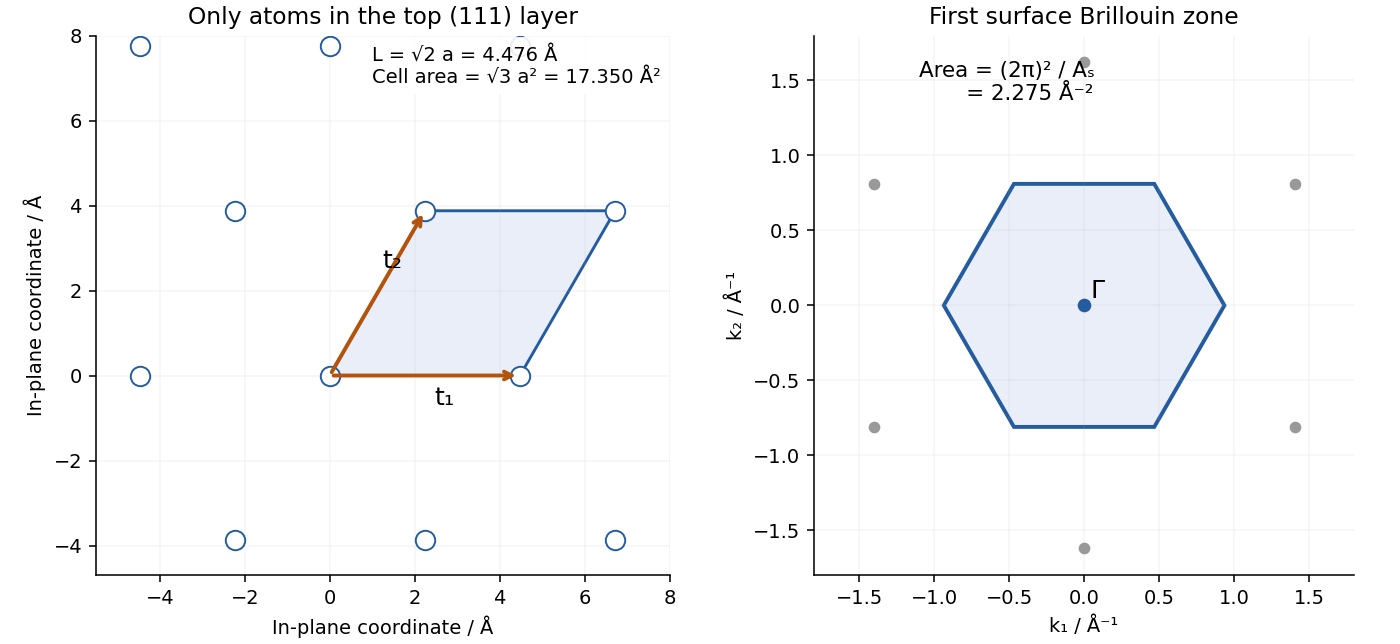

This chart was generated by the following Python code:
"""Original bcc(111) top-layer and reciprocal-space sketches; output to cwd."""
from pathlib import Path
import numpy as np
import matplotlib.pyplot as plt
from matplotlib.patches import Polygon

a = 3.165  # angstrom
L = np.sqrt(2) * a
t1 = np.array([L, 0.0]); t2 = np.array([L / 2, np.sqrt(3) * L / 2])
fig, axs = plt.subplots(1, 2, figsize=(10, 4.6), layout='constrained', facecolor='white')
for m in range(-3, 4):
    for n in range(-3, 4):
        pos = m * t1 + n * t2
        if -6 < pos[0] < 9 and -5 < pos[1] < 8:
            axs[0].plot(*pos, 'o', ms=10, mec='#245c9f', mfc='white')
axs[0].add_patch(Polygon([np.zeros(2), t1, t1 + t2, t2], fc='#e9eef9', ec='#245c9f', lw=1.5, zorder=0))
for t, label, dy in [(t1, 't₁', -0.7), (t2, 't₂', 0.4)]:
    axs[0].annotate('', t, (0, 0), arrowprops={'arrowstyle': '->', 'color': '#b45309', 'lw': 2})
    axs[0].text(*(t * 0.55 + np.array([0, dy])), label, fontsize=13)
axs[0].text(1, 6.9, f'L = √2 a = {L:.3f} Å\nCell area = √3 a² = {np.sqrt(3)*a*a:.3f} Å²', fontsize=10, bbox={'facecolor':'white','edgecolor':'none','alpha':0.9})
axs[0].set(xlim=(-5.5, 8), ylim=(-4.7, 8), xlabel='In-plane coordinate / Å', ylabel='In-plane coordinate / Å', title='Only atoms in the top (111) layer')
# Reciprocal basis with t_i dot b_j = 2 pi delta_ij.
B = 2 * np.pi * np.linalg.inv(np.column_stack([t1, t2])).T
for m in range(-2, 3):
    for n in range(-2, 3):
        pos = B @ np.array([m, n]); axs[1].plot(*pos, 'o', ms=5, color='0.6')
r = 4 * np.pi / (3 * L)
verts = r * np.column_stack([np.cos(np.arange(6)*np.pi/3), np.sin(np.arange(6)*np.pi/3)])
axs[1].add_patch(Polygon(verts, fc='#e9eef9', ec='#245c9f', lw=2))
axs[1].plot(0, 0, 'o', color='#245c9f'); axs[1].text(0.04, 0.05, 'Γ', fontsize=13)
axs[1].text(-1.1, 1.37, f'Area = (2π)² / Aₛ\n       = {(2*np.pi)**2/(np.sqrt(3)*a*a):.3f} Å⁻²', fontsize=11)
axs[1].set(xlim=(-1.8, 1.8), ylim=(-1.8, 1.8), xlabel='k₁ / Å⁻¹', ylabel='k₂ / Å⁻¹', title='First surface Brillouin zone')
for ax in axs:
    ax.set_aspect('equal'); ax.spines[['top', 'right']].set_visible(False); ax.grid(alpha=0.12)
fig.savefig(Path('paper-2-tungsten-surface.png'), dpi=140, facecolor='white');plt.close(fig)
